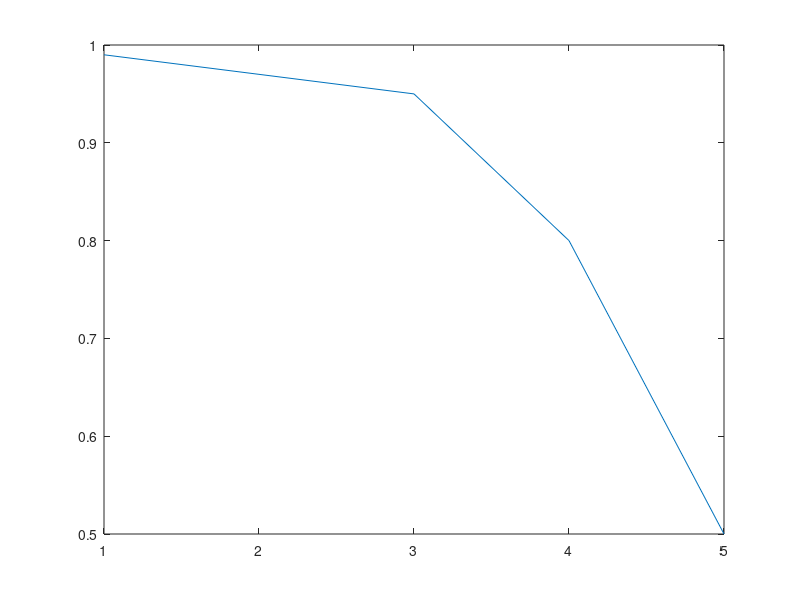
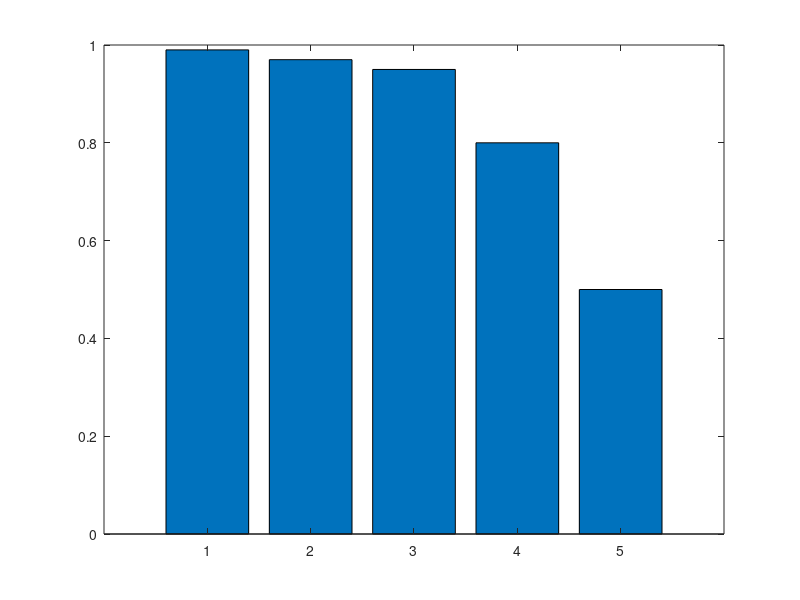
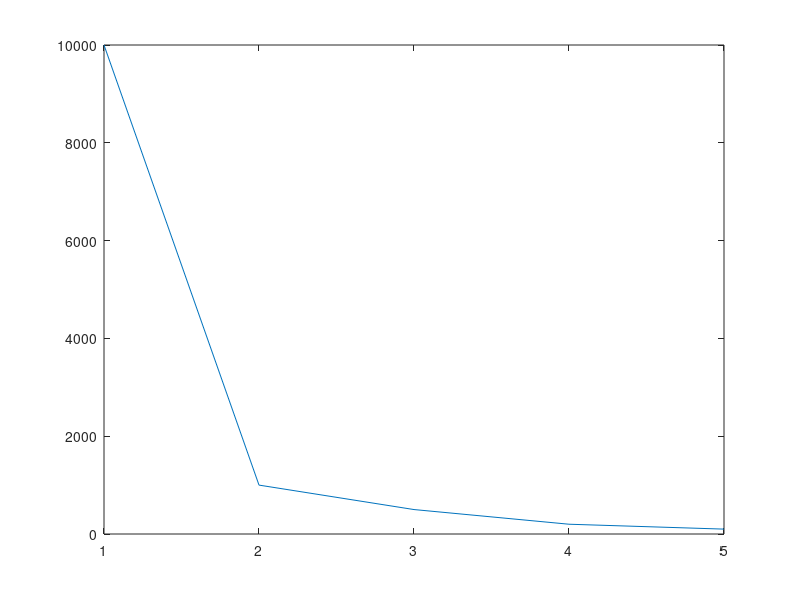
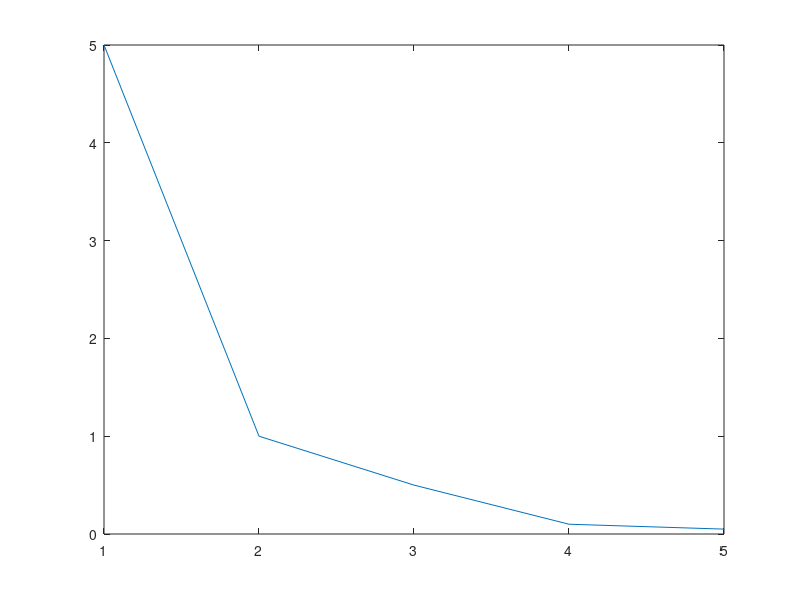

MATLAB code to generate these figures, in order:
clear
close all
clc

% error rates for each speed (bytes used / packet) [1, 2, 3, 4, 5, 6, 7, 8, 9 ,10, 15, 20]
usedBytesPerPacket = [1, 2, 3, 4, 5];
successRate = [99/100 97/100 95/100 80/100 50/100];
errorRate = [1/100 3/100 5/100 20/100 50/100];
timeToFinish = [10000 1000 500 200 100];
timeForvalidWord = [5 1 0.5 0.1 0.05]; % in msecs

figure
plot(usedBytesPerPacket,successRate);
figure
bar(successRate);
figure
plot(usedBytesPerPacket,timeToFinish);
figure
plot(usedBytesPerPacket,timeForvalidWord); % do for all three platforms

